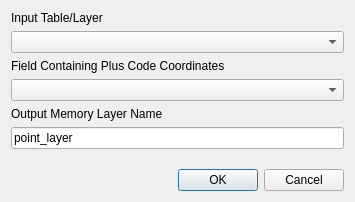
<?xml version="1.0" encoding="UTF-8"?>
<ui version="4.0">
 <class>Dialog</class>
 <widget class="QDialog" name="Dialog">
  <property name="geometry">
   <rect>
    <x>0</x>
    <y>0</y>
    <width>355</width>
    <height>202</height>
   </rect>
  </property>
  <property name="windowTitle">
   <string>Plus Codes Table to Point Layer</string>
  </property>
  <property name="modal">
   <bool>true</bool>
  </property>
  <layout class="QVBoxLayout" name="verticalLayout">
   <item>
    <widget class="QLabel" name="label">
     <property name="text">
      <string>Input Table/Layer</string>
     </property>
    </widget>
   </item>
   <item>
    <widget class="QgsMapLayerComboBox" name="mMapLayerComboBox"/>
   </item>
   <item>
    <widget class="QLabel" name="label_2">
     <property name="text">
      <string>Field Containing Plus Code Coordinates</string>
     </property>
    </widget>
   </item>
   <item>
    <widget class="QgsFieldComboBox" name="mFieldComboBox"/>
   </item>
   <item>
    <widget class="QLabel" name="label_3">
     <property name="text">
      <string>Output Memory Layer Name</string>
     </property>
    </widget>
   </item>
   <item>
    <widget class="QLineEdit" name="nameLineEdit">
     <property name="text">
      <string>point_layer</string>
     </property>
    </widget>
   </item>
   <item>
    <spacer name="verticalSpacer">
     <property name="orientation">
      <enum>Qt::Vertical</enum>
     </property>
     <property name="sizeHint" stdset="0">
      <size>
       <width>20</width>
       <height>40</height>
      </size>
     </property>
    </spacer>
   </item>
   <item>
    <widget class="QDialogButtonBox" name="buttonBox">
     <property name="orientation">
      <enum>Qt::Horizontal</enum>
     </property>
     <property name="standardButtons">
      <set>QDialogButtonBox::Cancel|QDialogButtonBox::Ok</set>
     </property>
    </widget>
   </item>
  </layout>
 </widget>
 <customwidgets>
  <customwidget>
   <class>QgsFieldComboBox</class>
   <extends>QComboBox</extends>
   <header>qgis.gui</header>
  </customwidget>
  <customwidget>
   <class>QgsMapLayerComboBox</class>
   <extends>QComboBox</extends>
   <header>qgis.gui</header>
  </customwidget>
 </customwidgets>
 <resources/>
 <connections>
  <connection>
   <sender>buttonBox</sender>
   <signal>accepted()</signal>
   <receiver>Dialog</receiver>
   <slot>accept()</slot>
   <hints>
    <hint type="sourcelabel">
     <x>248</x>
     <y>254</y>
    </hint>
    <hint type="destinationlabel">
     <x>157</x>
     <y>274</y>
    </hint>
   </hints>
  </connection>
  <connection>
   <sender>buttonBox</sender>
   <signal>rejected()</signal>
   <receiver>Dialog</receiver>
   <slot>reject()</slot>
   <hints>
    <hint type="sourcelabel">
     <x>316</x>
     <y>260</y>
    </hint>
    <hint type="destinationlabel">
     <x>286</x>
     <y>274</y>
    </hint>
   </hints>
  </connection>
 </connections>
</ui>
